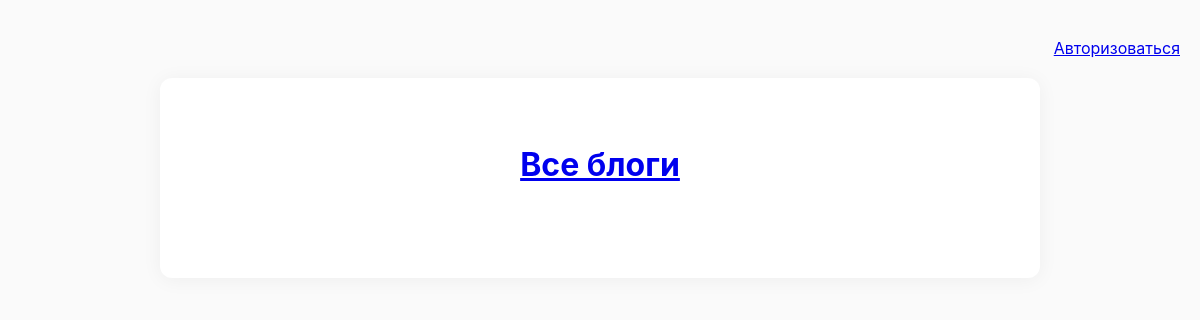
The app's page /blogs/?author_id=2, older data.
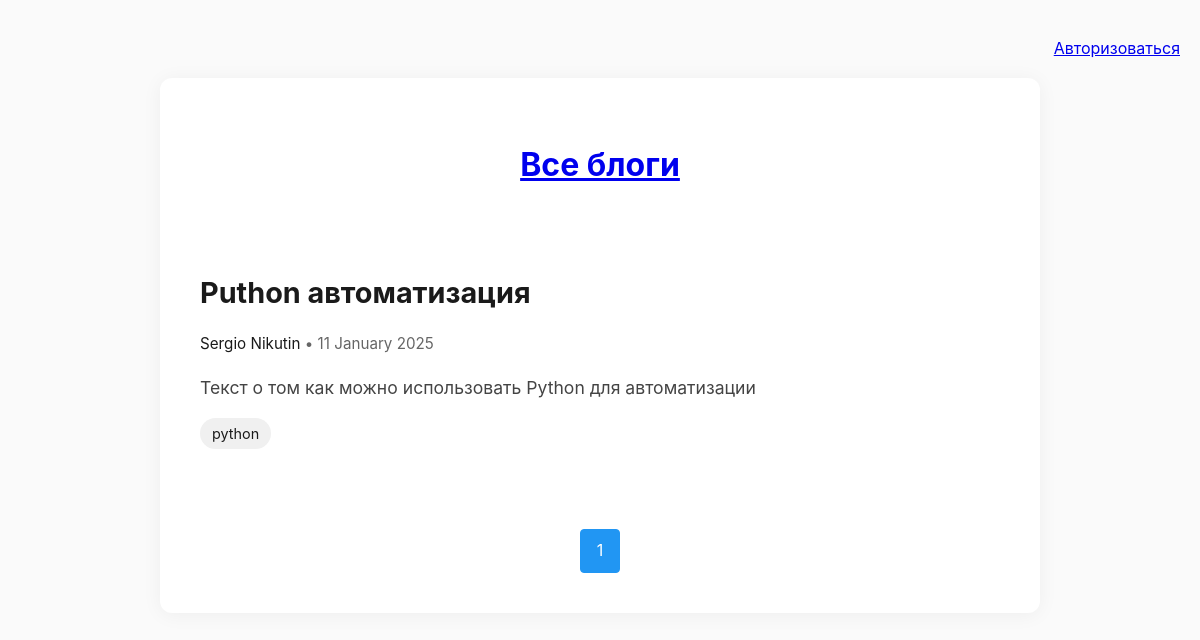
The same page, newer data.
### core/models/base.py (models this page shows)
class Base(DeclarativeBase):
    __abstract__ = True
    id: Mapped[int] = mapped_column(primary_key=True, autoincrement=True)
    created_at: Mapped[datetime] = mapped_column(TIMESTAMP, server_default=func.now())
    updated_at: Mapped[datetime] = mapped_column(
        TIMESTAMP, server_default=func.now(), onupdate=func.now()
    )

class Blog(Base):
    __tablename__ = "blogs"
    title: Mapped[str] = mapped_column(unique=True, nullable=False)
    author: Mapped[int] = mapped_column(ForeignKey("users.id"), nullable=False)
    content: Mapped[str] = mapped_column(Text)
    short_description: Mapped[str] = mapped_column(Text)
    status: Mapped[str] = mapped_column(default="published", server_default="published")
    user: Mapped["User"] = relationship("User", back_populates="blogs")
    tags: Mapped[list["Tag"]] = relationship(
        secondary="blog_tags", back_populates="blogs"
    )

class Tag(Base):
    __tablename__ = "tags"
    name: Mapped[str] = mapped_column(String(50), unique=True)
    blogs: Mapped[list["Blog"]] = relationship(
        secondary="blog_tags", back_populates="tags"
    )

### pages/views.py (the view)
@router.get('/blogs/')
async def get_blog_posts(
        request: Request,
        author_id: int | None = None,
        tag: str | None = None,
        page: int = 1,
        page_size: int = 3,
        session: AsyncSession = Depends(db_helper.session_dependency),
):
    blogs = await get_blog_list(
        session=session,
        author_id=author_id,
        tag=tag,
        page=page,
        page_size=page_size
    )
    logger.info("blogs: %s" % blogs)
    return templates.TemplateResponse(
        "posts.html",
        {
            "request": request,
            "article": blogs,
            "filters": {
                "author_id": author_id,
                "tag": tag,
            }
        }
    )

### templates/posts.html (shortened to what this page needs)
<!DOCTYPE html>
<html lang="ru">
<head>
    <link rel="stylesheet" href="/static/style/posts.css">
</head>
<body>
<p align="right"><a href="/login/">Авторизоваться</a></p>
<div class="content-container">
    <div class="page-header">
        <h1><a href="/blogs/">Все блоги</a></h1>
    </div>
    <ul class="articles-list">
        {% for blog in article.blogs %}
        <li class="article-card">
            <h2><a href="/blogs/{{ blog.id }}">{{ blog.title }}</a></h2>
            <div class="article-meta">
                {% if blog.author_id %}
                <a href="?author_id={{ blog.author_id }}">{{ blog.author_name }}</a>
                {% else %}
                {{ blog.author_name }}
                {% endif %}
                • {{ blog.created_at.strftime('%d %B %Y') }}
            </div>
            <p class="article-excerpt">{{ blog.short_description }}</p>
            {% if blog.tags %}
            <div class="article-tags">
                {% for tag in blog.tags %}
                <a href="/blogs?tag={{ tag.name }}" class="tag">{{ tag.name }}</a>
                {% endfor %}
            </div>
            {% endif %}
        </li>
        {% endfor %}
    </ul>
    <div class="pagination">
        {% for p in range(1, article.total_page + 1) %}
        <a href="?page={{ p }}{% if filters.author_id %}&author_id={{ filters.author_id }}{% endif %}{% if filters.tag %}&tag={{ filters.tag }}{% endif %}"
           class="pagination-link {% if p == article.page %}active{% endif %}">{{ p }}</a>
        {% endfor %}
    </div>
</div>
</body>
</html>

Row changes from the older to the newer data that the page shows:
added Blog: title "Puthon автоматизация", author_name "Sergio Nikutin", created_at "11 January 2025", short_description "Текст о том как можно использовать Python для автоматизации"
added Tag: name "python"
Text that changed along with them:
new list line: "1"
